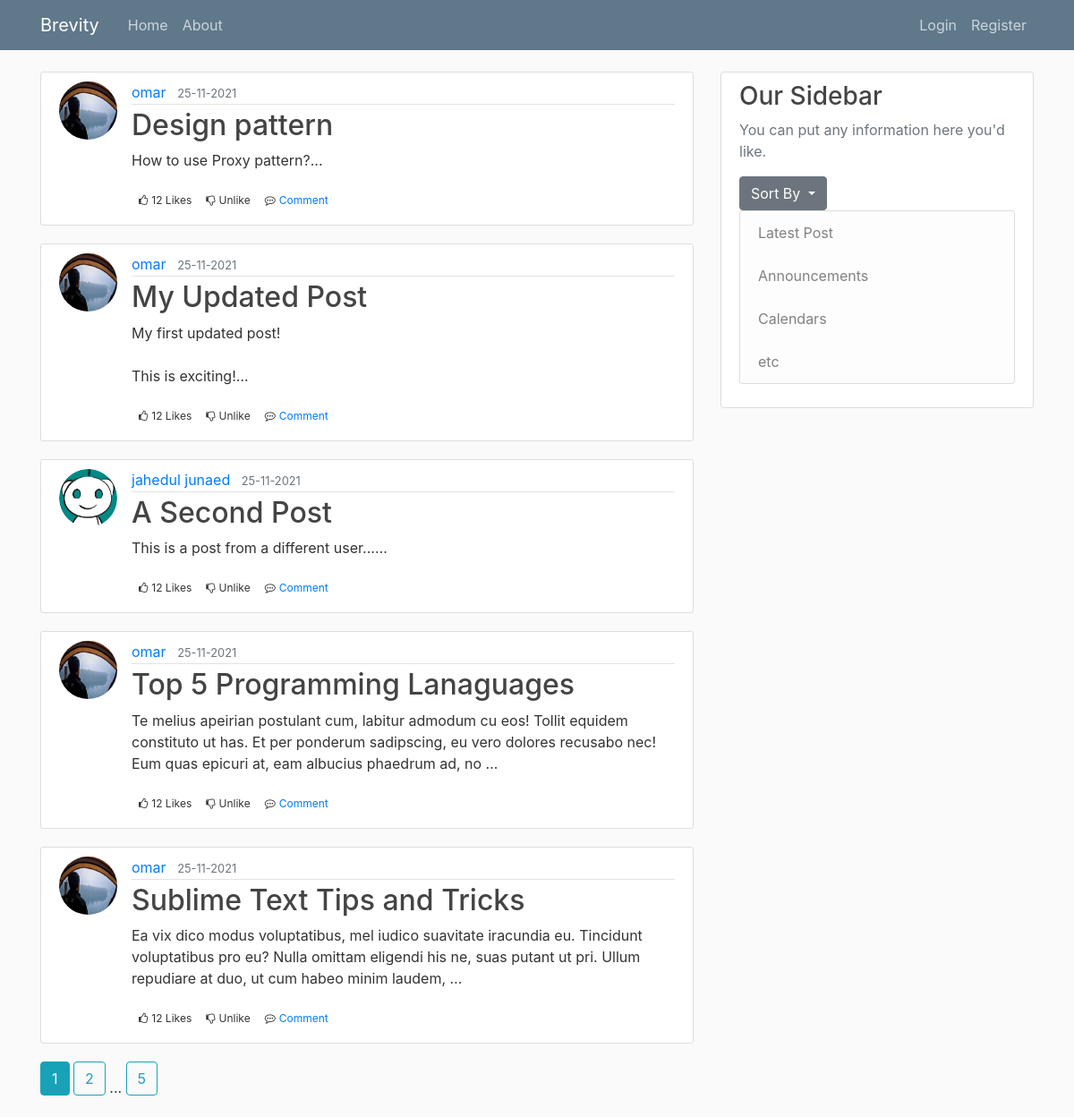
The page / on the database its author committed.
### brevity/models.py (models this page shows, shortened)
class Post(db.Model):
    id = db.Column(db.Integer, primary_key=True)
    title = db.Column(db.String(100), nullable=False)
    date_posted = db.Column(db.DateTime, nullable=False, default=datetime.utcnow)
    content = db.Column(db.Text, nullable=False)
    user_id = db.Column(db.Integer, db.ForeignKey('user.id'), nullable=False)
    comments = db.relationship('Comment', backref='post', lazy=True)

class User(db.Model, UserMixin):
    id = db.Column(db.Integer, primary_key=True)
    username = db.Column(db.String(20), unique=True, nullable=False)
    email = db.Column(db.String(120), unique=True, nullable=False)
    image_file = db.Column(db.String(20), nullable=False, default='default.jpg')
    password = db.Column(db.String(60), nullable=False)
    posts = db.relationship('Post', backref='author', lazy=True)                    #By default SQLAlchemy guess the relationship to be one to many as posts returns a list of post.
    commented = db.relationship('Comment', backref='author', lazy=True)

### brevity/main/routes.py (the view)
@main.route("/")
@main.route("/home/<int:type>",methods=['GET', 'POST'])
def home(type=0):
    page = request.args.get('page', 1, type=int)      # type = int : to raise value error when someone passes anything other than int.
    print(type)
    if type==0:
        posts =  Post.query.paginate(page=page, per_page=5)
    elif type==1:
        posts =  Post.query.order_by(Post.date_posted.desc()).paginate(page=page, per_page=5)
    return render_template('home.html', posts = posts)

### brevity/templates/home.html
{% extends "layout.html" %}
{% block content %}
    {% for post in posts.items %}
        <article class="media content-section">
            <img class="rounded-circle article-img" src="{{ url_for('static', filename = 'profile_pics/' + post.author.image_file)}}">
            <div class="media-body">
                <div class="article-metadata">
                    <a class="mr-2" href="{{ url_for('users.user_posts', username=post.author.username) }}">{{ post.author.username }}</a>
                    <small class="text-muted">{{ post.date_posted.strftime('%d-%m-%Y') }}</small>
                </div>
                <h2><a class="article-title" href="{{ url_for('posts.post', post_id=post.id) }}">{{ post.title }}</a></h2>
                <p class="article-content">{{ post.content[:200] }}<span>&#8230;</span></p>
                <div class="d-flex flex-row fs-12">
                    <div class="like p-2 cursor"><i class="fa fa-thumbs-o-up"></i><span class="ml-1">12 Likes</span></div>
                    <div class="like p-2 cursor"><i class="fa fa-thumbs-o-down"></i><span class="ml-1">Unlike</span></div>
                    <div class="like p-2 cursor"><i class="fa fa-commenting-o"></i><span class="ml-1"><a class="mr-2" href="{{ url_for('posts.post', post_id=post.id) }}">Comment</a></span></div>
                </div>
            </div>
        </article>
    {% endfor %}
    {% for page_num in posts.iter_pages(left_edge=1, right_edge=1, left_current=1, right_current=2) %}
        {% if page_num %}
            {% if posts.page == page_num %}
                <a class="btn btn-info mb-4" href="{{ url_for('main.home', page = page_num) }}">{{ page_num }}</a>
            {% else %}
                <a class="btn btn-outline-info mb-4" href="{{ url_for('main.home', page = page_num) }}">{{ page_num }}</a>
            {% endif %}
        {% else %}
            ...
        {% endif %}
    {% endfor %}
{% endblock content %}

### brevity/templates/layout.html (shortened to what this page needs)
<!DOCTYPE html>
<html lang="en">
<head>
    <link rel="stylesheet" href="https://maxcdn.bootstrapcdn.com/bootstrap/4.0.0/css/bootstrap.min.css"
>
    <link rel="stylesheet" type="text/css" href="{{url_for('static', filename='main.css')}}">
</head>
<body>
    <header class="site-header">
        <nav class="navbar navbar-expand-md navbar-dark bg-steel fixed-top">
            <div class="container">
                <a class="navbar-brand mr-4" href="/">Brevity</a>
                <div class="collapse navbar-collapse" id="navbarToggle">
                    <div class="navbar-nav mr-auto">
                        <a class="nav-item nav-link" href="{{ url_for('main.home') }}">Home</a>
                        <a class="nav-item nav-link" href="{{ url_for('main.about') }}">About</a>
                    </div>
                    <div class="navbar-nav">
                        {% if current_user.is_authenticated %}
                            <a class="nav-item nav-link" href="{{ url_for('posts.new_post') }}">New Post</a>
                            <a class="nav-item nav-link" href="{{ url_for('users.account') }}">Account</a>
                            <a class="nav-item nav-link" href="{{ url_for('users.logout') }}">Logout</a>
                        {% else %}
                            <a class="nav-item nav-link" href="{{ url_for('users.login') }}">Login</a>
                            <a class="nav-item nav-link" href="{{ url_for('users.register') }}">Register</a>
                        {% endif %}
                    </div>
                </div>
            </div>
        </nav>
    </header>
    <main role="main" class="container">
        <div class="row">
            <div class="col-md-8">
                {% block content %}{% endblock %}
            </div>
            <div class="col-md-4">
                <div class="content-section">
                    <h3>Our Sidebar</h3>
                    <p class='text-muted'>You can put any information here you'd like.
                        <div class="dropdown">
                            <button class="btn btn-secondary dropdown-toggle" type="button" id="dropdownMenuButton" data-toggle="dropdown" aria-haspopup="true" aria-expanded="false">
                              Sort By
                            </button>
                          </div>
                    <ul class="list-group">
                        <li class="list-group-item list-group-item-light">Latest Post</a></li>
                        <li class="list-group-item list-group-item-light">Announcements</li>
                        <li class="list-group-item list-group-item-light">Calendars</li>
                        <li class="list-group-item list-group-item-light">etc</li>
                    </ul>
                    </p>
                </div>
            </div>
        </div>
    </main>
</body>
</html>

### brevity/static/main.css (style rules this page uses)
body { background: #fafafa; color: #333333; margin-top: 5rem; }
h1, h2, h3, h4, h5, h6 { color: #444444; }
.bg-steel { background-color: #5f788a; }
.site-header .navbar-nav .nav-link { color: #cbd5db; }
.content-section { background: #ffffff; padding: 10px 20px; border: 1px solid #dddddd; border-radius: 3px; margin-bottom: 20px; }
.article-title { color: #444444; }
.article-content { white-space: pre-line; }
.article-img { height: 65px; width: 65px; margin-right: 16px; }
.article-metadata { padding-bottom: 1px; margin-bottom: 4px; border-bottom: 1px solid #e3e3e3 }
.fs-12 { font-size: 12px }
.cursor { cursor: pointer }

### rows shown on the page
Post: image_file (picture), author.username "omar", date_posted "25-11-2021", title "Design pattern", content "How to use Proxy pattern?"
Post: image_file (picture), author.username "omar", date_posted "25-11-2021", title "My Updated Post", content "My first updated post! This is exciting!"
Post: image_file (placeholder picture), author.username "jahedul junaed", date_posted "25-11-2021", title "A Second Post", content "This is a post from a different user..."
Post: image_file (picture), author.username "omar", date_posted "25-11-2021", title "Top 5 Programming Lanaguages", content "Te melius apeirian postulant cum, labitur admodum cu eos! Tollit equidem constituto ut has. Et per ponderum sadipscing, eu vero dolores recusabo nec! Eum quas epicuri at, eam albucius phaedrum ad, no"
Post: image_file (picture), author.username "omar", date_posted "25-11-2021", title "Sublime Text Tips and Tricks", content "Ea vix dico modus voluptatibus, mel iudico suavitate iracundia eu. Tincidunt voluptatibus pro eu? Nulla omittam eligendi his ne, suas putant ut pri. Ullum repudiare at duo, ut cum habeo minim laudem,"

### other values the page prints
{{ page_num }} "1"
{{ page_num }} "2" "5"
